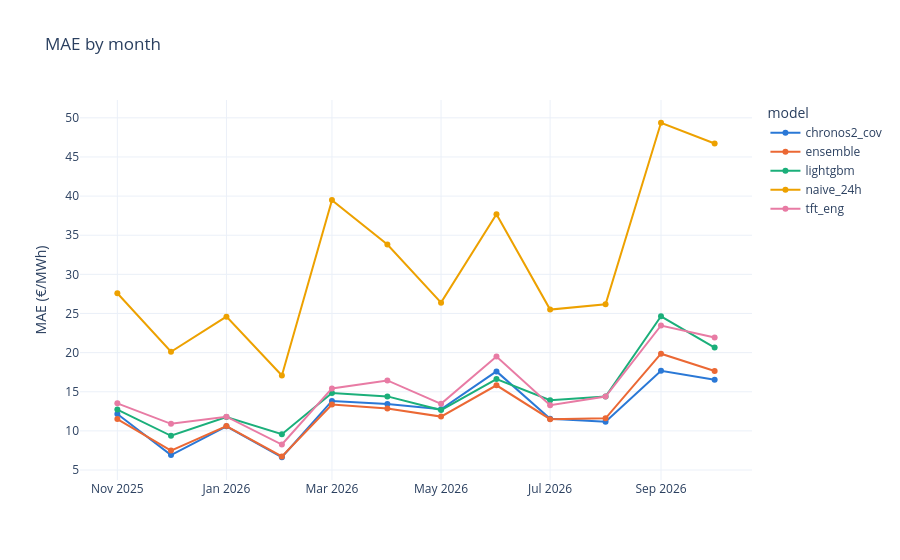

This figure's notebook cell:
### Code cell
plots.mae_by(df, preds, "month")

### Figure 1 — Plotly figure (JSON) as saved in the notebook; plotly's stock layout.template omitted (floating-point values rounded to 4 significant figures)
{"data": [{"hovertemplate": "model=chronos2_cov<br>month=%{x}<br>mae=%{y}<extra></extra>", "legendgroup": "chronos2_cov", "line": {"color": "#2a78d6", "dash": "solid"}, "marker": {"symbol": "circle"}, "mode": "lines+markers", "name": "chronos2_cov", "orientation": "v", "showlegend": true, "type": "scatter", "x": ["2025-11", "2025-12", "2026-01", "2026-02", "2026-03", "2026-04", "2026-05", "2026-06", "2026-07", "2026-08", "2026-09", "2026-10"], "xaxis": "x", "y": [12.16, 6.912, 10.59, 6.63, 13.83, 13.43, 12.77, 17.6, 11.55, 11.18, 17.68, 16.53], "yaxis": "y"}, {"hovertemplate": "model=ensemble<br>month=%{x}<br>mae=%{y}<extra></extra>", "legendgroup": "ensemble", "line": {"color": "#eb6834", "dash": "solid"}, "marker": {"symbol": "circle"}, "mode": "lines+markers", "name": "ensemble", "orientation": "v", "showlegend": true, "type": "scatter", "x": ["2025-11", "2025-12", "2026-01", "2026-02", "2026-03", "2026-04", "2026-05", "2026-06", "2026-07", "2026-08", "2026-09", "2026-10"], "xaxis": "x", "y": [11.51, 7.484, 10.61, 6.732, 13.36, 12.87, 11.82, 15.83, 11.49, 11.61, 19.86, 17.65], "yaxis": "y"}, {"hovertemplate": "model=lightgbm<br>month=%{x}<br>mae=%{y}<extra></extra>", "legendgroup": "lightgbm", "line": {"color": "#1baf7a", "dash": "solid"}, "marker": {"symbol": "circle"}, "mode": "lines+markers", "name": "lightgbm", "orientation": "v", "showlegend": true, "type": "scatter", "x": ["2025-11", "2025-12", "2026-01", "2026-02", "2026-03", "2026-04", "2026-05", "2026-06", "2026-07", "2026-08", "2026-09", "2026-10"], "xaxis": "x", "y": [12.73, 9.373, 11.77, 9.574, 14.85, 14.41, 12.66, 16.62, 13.93, 14.39, 24.64, 20.65], "yaxis": "y"}, {"hovertemplate": "model=naive_24h<br>month=%{x}<br>mae=%{y}<extra></extra>", "legendgroup": "naive_24h", "line": {"color": "#eda100", "dash": "solid"}, "marker": {"symbol": "circle"}, "mode": "lines+markers", "name": "naive_24h", "orientation": "v", "showlegend": true, "type": "scatter", "x": ["2025-11", "2025-12", "2026-01", "2026-02", "2026-03", "2026-04", "2026-05", "2026-06", "2026-07", "2026-08", "2026-09", "2026-10"], "xaxis": "x", "y": [27.59, 20.11, 24.59, 17.07, 39.49, 33.82, 26.39, 37.69, 25.5, 26.18, 49.37, 46.72], "yaxis": "y"}, {"hovertemplate": "model=tft_eng<br>month=%{x}<br>mae=%{y}<extra></extra>", "legendgroup": "tft_eng", "line": {"color": "#e87ba4", "dash": "solid"}, "marker": {"symbol": "circle"}, "mode": "lines+markers", "name": "tft_eng", "orientation": "v", "showlegend": true, "type": "scatter", "x": ["2025-11", "2025-12", "2026-01", "2026-02", "2026-03", "2026-04", "2026-05", "2026-06", "2026-07", "2026-08", "2026-09", "2026-10"], "xaxis": "x", "y": [13.52, 10.9, 11.81, 8.255, 15.42, 16.44, 13.45, 19.5, 13.29, 14.39, 23.46, 21.93], "yaxis": "y"}], "layout": {"legend": {"title": {"text": "model"}, "tracegroupgap": 0}, "title": {"text": "MAE by month"}, "xaxis": {"anchor": "y", "domain": [0, 1], "title": {"text": ""}}, "yaxis": {"anchor": "x", "domain": [0, 1], "title": {"text": "MAE (€/MWh)"}}}}
